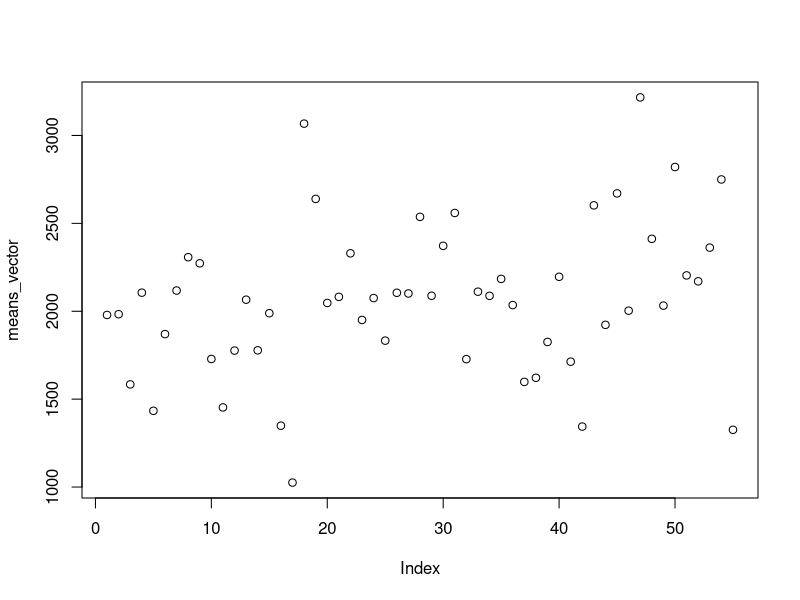
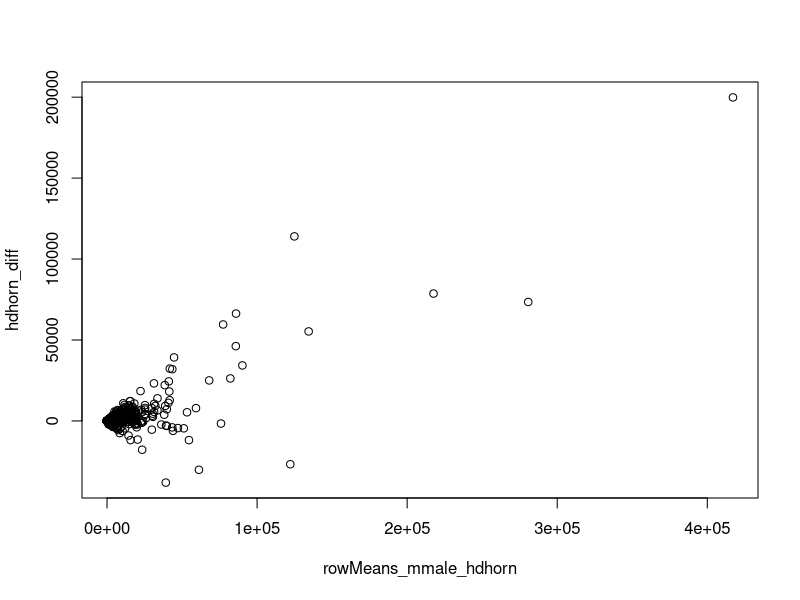

Recreate these plots in R, in order.
## ---- chunk 1
rna_counts <- read.csv("eXpress_dm_counts.csv")
str(rna_counts)
## ---- chunk 2
#checking for values of 0 
tail(which(rna_counts == 0, arr.ind=TRUE))

#replacing 0 values with 0.1 
newrna_counts <- replace(rna_counts, rna_counts<1, 0.1)

#checking for values of 0 after replacement
which(newrna_counts == 0, arr.ind=TRUE)

#comparing the two data frames
str(rna_counts)
str(newrna_counts)
## ---- chunk 3
#checking if replacing the 0 with 0.1 affects the mean drastically (it does not)
mean(rna_counts$F101_lg_female_hdhorn)
mean(newrna_counts$F101_lg_female_hdhorn)

#checking the mean using log2
mean(log(newrna_counts$F101_lg_female_hdhorn, 2))

# coding a function called mean_col that takes the arguments column name and log2=T 
#note: the dataframe input is imbeded in the code and would need to be changed for the using with a different data frame

mean_col <- function( col, log2 ) {
  if (log2 == TRUE) {
    logdfrm <- log( newrna_counts[2:56], 2)
        mean( (logdfrm)[[ col ]] )
    }
  else { 
    mean( (newrna_counts)[[ col ]] )
    }
}

mean_col("F101_lg_female_hdhorn", FALSE)
mean_col("F101_lg_female_hdhorn", TRUE)
## ---- chunk 4
mean(newrna_counts$F101_lg_female_wings)

mean(log(newrna_counts$F101_lg_female_wings, 2))

mean_col("F101_lg_female_wings", FALSE)

mean_col("F101_lg_female_wings", TRUE)


## ---- chunk 5
column_means_vector <- NULL
for(headernamesfor in names(newrna_counts[2:56])) {

  
  lalala <- c(headernamesfor)
  lelele <- c(mean_col(headernamesfor, F))
  names(lelele) <- lalala
  column_means_vector <- c(column_means_vector, lelele)
}

column_means_vector

#alternatively the R way of doing it is using colMeans
means_vector <- colMeans(newrna_counts[2:56])
means_vector
plot(means_vector)
## ---- chunk 6
lapply(X = newrna_counts, MARGIN = 2, FUN = mean)

#headernames <- names(newrna_counts[2:56])
#headernames
#mean_col("headernames",F)
#apply(headernames, FUN = mean_col(headernames,F))
#lapply(X = newrna_counts, MARGIN = 2, FUN = mean_col(names(newrna_counts[2:56]),TRUE))
#mean_col(names(newrna_counts[2:56]),TRUE)
#names(newrna_counts)

## ---- chunk 7

tail(rowMeans(newrna_counts[,-1]))
#or rowMeans(newrna_counts[,2:56])

tail(row.names(newrna_counts))
## ---- chunk 8
mmale_hdhorn_grepped <- newrna_counts[, grepl("_male_hdhorn", names(newrna_counts))]
rowMeans_mmale_hdhorn <- rowMeans(mmale_hdhorn_grepped)

lg_male_hdhorn_grepped <- newrna_counts[, grepl("lg_male_hdhorn", names(newrna_counts))]
rowMeans_lg_male_hdhorn <- rowMeans(lg_male_hdhorn_grepped)

sm_male_hdhorn_grepped <- newrna_counts[, grepl("sm_male_hdhorn", names(newrna_counts))]
rowMeans_sm_male_hdhorn <- rowMeans(sm_male_hdhorn_grepped)

hdhorn_diff <- rowMeans_lg_male_hdhorn - rowMeans_sm_male_hdhorn
plot(rowMeans_mmale_hdhorn, hdhorn_diff)

